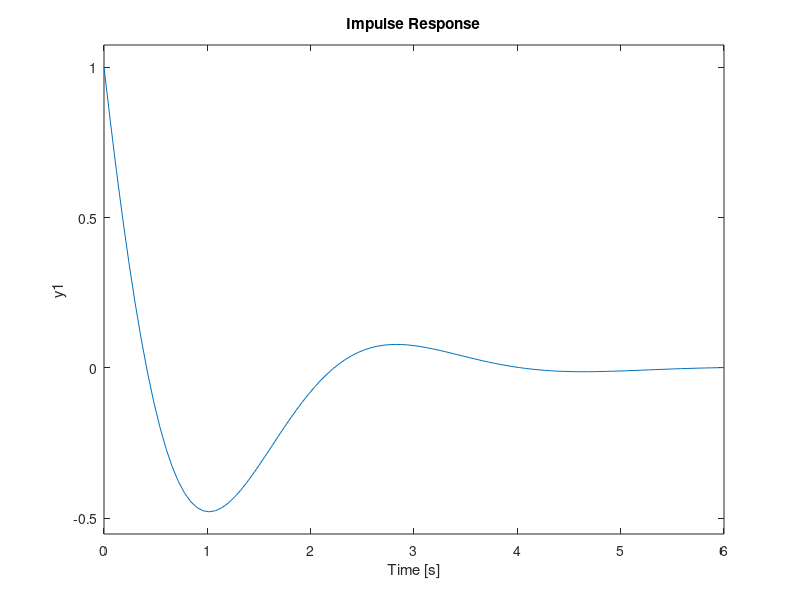

Here is the MATLAB script that generated this plot: (Note: this script raises an error after producing the figure.)
echo on
% MAE 143 A
% Demo on Laplace Transforms and Matlab
%
% Mauricio de Oliveira

% Let us start with a linear ODE
%
% y'' + 2 y' + 4 y = x' - x
%
% Using Laplace Transforms we have
%
% Y(s) = H(s) X(s), H(s) = (s - 1) / (s^2 + 2 s + 4)
%
% In matlab we define H(s) as a transfer function (tf)
%

H = tf([1 -1], [1 2 4])

% The vector [1 -1] contains the coefficients of the polynomial (s - 1);
% Likewise [1 2 4] are the coefficients of the polynomial (s^2 + 2 s + 4)

% We can compute the poles of H(s)
pole(H)

% and the zeros
zero(H)

% In this case this is enough to conclude that H is stable.

% We can easily convert to state space
Hss = ss(H)

% with which we can check that the eigenvalues of A are the same as
% the poles of H
eig(Hss.a)

% Now let's plot the impulse response
figure(1), clf
impulse(H), grid, pause

% We can also compute the impulse response symbolically using Matlab's
% limited symbolic processing capability through Maple 
syms s 
Htf = ([s^2 s 1] * H.num{1}') / ([s^2 s 1] * H.den{1}') 
h = ilaplace(Htf)

% We can also use residue to construct our response
[r, p, k] = residue(H.num{1}, H.den{1})

% In this case the impulse response is of the form
%
% h(t) = r(1) exp(p(1)*t) + r(2) exp(p(2)*t)
%
% Because p's and r's are complex we have
%
% p(1) = pr1 + j pi1, p(2) = pr1 - j pi1
% r(1) = rr1 + j ri1, r(2) = rr1 - j ri1
%
% h(t) = (rr1 + j ri1 ) exp(pr1*t) { cos(pi1*t) + j sin(pi1*t) }
%      + (rr1 - j ri1 ) exp(pr1*t) { cos(pi1*t) - j sin(pi1*t) }
%      = 2 exp(pr1*t) { rr1 cos(pi1*t) - ri1 sin(pi1*t) }
pr1 = real(p(1));  pi1 = imag(p(1));
rr1 = real(r(1));  ri1 = imag(r(1));
t = 0 : 0.01: 9;
h = 2 * exp(pr1*t) .* (rr1 * cos(pi1*t) - ri1 * sin(pi1*t));

plot(t, h), grid
title('Calculated impulse response')
ylabel('h(t)')
xlabel('t'), pause

% We can plot the step response
step(H), grid, pause

% as well as the response to an arbitrary signal
t1 = 0 : 0.01 : 1;
t2 = 1.01 : 0.01 : 4;
t3 = 4.01 : 0.01 : 8;
t = [t1 t2 t3];
x = [ ones(size(t1)) ... % step
      exp(-2*(t2 - 1)) ... % exponential
      2*sin(pi*(t3 - 4)) ];

subplot(2, 1, 1)
plot(t, x), grid
title('Input signal')
ylabel('x(t)')
xlabel('t')

% for which we compute the response
y = lsim(H, x, t);

% and plot
subplot(2, 1, 2)
plot(t, y), grid
title('Output signal')
ylabel('y(t)')
xlabel('t')

echo off
